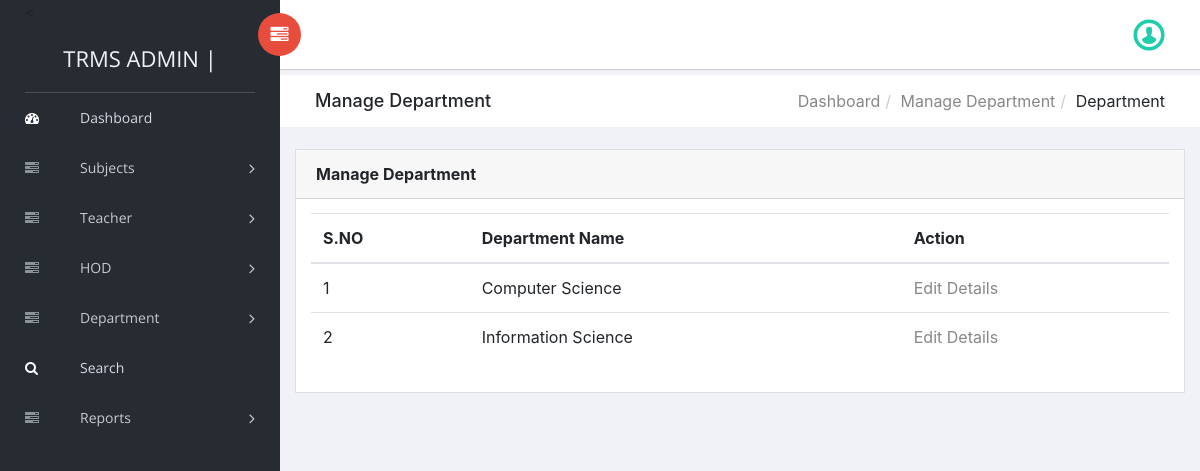
The app's page /trms/admin/manage-dept.php (signed in) with its own data.
### tables this page shows
CREATE TABLE `tbldepartment` (
  `ID` int(11) AUTO_INCREMENT PRIMARY KEY ,
  `DepartmentName` varchar(64) DEFAULT NULL
);

### trms/admin/manage-dept.php (the view, shortened to what this page needs)
<?php
include('includes/dbconnection.php');
if (strlen($_SESSION['trmsaid']==0)) {
  header('location:logout.php');
  } else{
?>
<!doctype html>
<html class="no-js" lang="en">
<head>
    <link rel="stylesheet" href="vendors/bootstrap/dist/css/bootstrap.min.css">
    <link rel="stylesheet" href="vendors/font-awesome/css/font-awesome.min.css">
    <link rel="stylesheet" href="vendors/themify-icons/css/themify-icons.css">
    <link rel="stylesheet" href="vendors/flag-icon-css/css/flag-icon.min.css">
    <link rel="stylesheet" href="vendors/selectFX/css/cs-skin-elastic.css">
    <link rel="stylesheet" href="assets/css/style.css">
</head>
<body>
    <?php include_once('includes/sidebar.php');?>
    <div id="right-panel" class="right-panel">
        <?php include_once('includes/header.php');?>
        <div class="breadcrumbs">
            <div class="col-sm-4">
                <div class="page-header float-left">
                    <div class="page-title">
                        <h1>Manage Department</h1>
                    </div>
                </div>
            </div>
            <div class="col-sm-8">
                <div class="page-header float-right">
                    <div class="page-title">
                        <ol class="breadcrumb text-right">
                            <li><a href="dashboard.php">Dashboard</a></li>
                            <li><a href="manage-dept.php">Manage Department</a></li>
                            <li class="active">Department</li>
                        </ol>
                    </div>
                </div>
            </div>
        </div>
        <div class="content mt-3">
            <div class="animated fadeIn">
                <div class="row">
                    <div class="col-lg-12">
                        <div class="card">
                            <div class="card-header">
                                <strong class="card-title">Manage Department</strong>
                            </div>
                            <div class="card-body">
                                <table class="table">
                                    <thead>
                                        <tr>
                                            <tr>
                  <th>S.NO</th>
                  <th>Department Name</th>
                   <th>Action</th>
                </tr>
                                        </tr>
                                        </thead>
                                    <?php
$sql="SELECT * from tbldepartment";
$query = $dbh -> prepare($sql);
$query->execute();
$results=$query->fetchAll(PDO::FETCH_OBJ);
$cnt=1;
if($query->rowCount() > 0)
{
foreach($results as $row)
{               ?>
                <tr>
                  <td><?php echo htmlentities($cnt);?></td>
                  <td><?php  echo htmlentities($row->DepartmentName);?></td>
                  <td><a href="edit-department-detail.php?editid=<?php echo htmlentities ($row->ID);?>">Edit Details</a></td>
                </tr>
               <?php $cnt=$cnt+1;}} ?>
                                </table>
                            </div>
                        </div>
                    </div>
                </div>
            </div>
        </div>
    </div>
</body>
</html>
<?php }  ?>

### records on screen
tbldepartment: DepartmentName "Computer Science"
tbldepartment: DepartmentName "Information Science"
